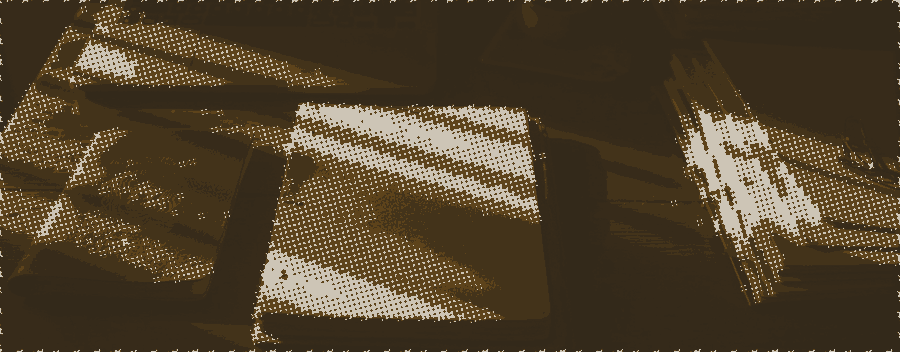
#> input picture assets/plates/pl-desk.png, 900 x 352 px, given in place of mira-top.png, which was not available
$ python mira_plate.py
#> lines starting #> are read from the running program, lines starting #| are printed output that depends on the picture; after the words box and inside, x2 and y2 are one past the last pixel; in counts of white or black regions, pixels touching at a corner belong together; pictures that were not available may be replaced by others from this repository, and a replacement may not be noted
#> in main, src is the input picture: PIL image 900x352 RGB; mean R, G, B 79.9, 65.6, 43.8
### tools/plate.py
#!/usr/bin/env python3
"""
引力坊技术年刊 · 双色调网点图版

把一张照片转成「印在这份文件里的图版」，而不是「贴在上面的照片」。
这个区别是本版能不能加图的关键：v6 之所以把 38 张图全删掉，
就是因为它们以照片的身份出现、与品牌的 Quiet technology 打架。
半色调网屏解决这件事——网点本身就是印刷品的证据。

用法：
    python3 tools/plate.py <源文件> <目标名> [--cell 5] [--out-width 1280]
    python3 tools/plate.py art-src/pl-draft.jpg draft --cell 5 --contact

输出：
    assets/plates/<目标名>.png       量化后的双色调网点图版
    .shots/<目标名>-zoom.png         --contact 时输出的 200% 放大自查图

三色约束（默认双色调）：只用文件本来的三种墨色，不引入第四种。
    纸 #FBFAF7 · 墨 #14161A · 黄铜 #6B4B1A
人像可用 --rich：网点结构保留，像素色跟原图（高光留肤色）；体积可能略超 60KB。

为什么导出 PNG 而不是有损 WebP：网点边缘必须锐利，
有损压缩会把点糊成连续调，图版就退回成照片了。
"""
import argparse
import math
import os
import sys

from PIL import Image, ImageDraw, ImageEnhance, ImageOps

ROOT = os.path.dirname(os.path.dirname(os.path.abspath(__file__)))
OUT_DIR = os.path.join(ROOT, "assets", "plates")
SHOT_DIR = os.path.join(ROOT, ".shots")

PAPER = (251, 250, 247)
INK = (20, 22, 26)
BRASS = (107, 75, 26)


def lut(points):
    table, pts = [], sorted(points)
    for i in range(256):
        for j in range(len(pts) - 1):
            x0, y0 = pts[j]
            x1, y1 = pts[j + 1]
            if x0 <= i <= x1:
                t = 0 if x1 == x0 else (i - x0) / (x1 - x0)
                table.append(int(max(0, min(255, y0 + (y1 - y0) * t))))
                break
        else:
            table.append(i)
    return table


def press_lut(gray):
    """按每张图的实际分位做电平映射，而不是 autocontrast。

    实测：这批物证照片是高调的（p5=170 / 中位 184 / p95=240），
    整张挤在亮部三分之一。autocontrast(cutoff=1) 会把 170 拉到 16，
    浅灰台面直接变成近黑实地，中间调整个丢失——网点就没有层次可打了。

    半色调要的恰恰是中间调：点的大小由灰度驱动，输入全挤在两端
    就只剩"全白"和"全黑"两种点。所以这里把源图的 p2–p98 映射到
    30–232（不铺满 0–255，留住纸的呼吸），再加一点 S 形加强对比。
    """
    d = sorted(gray.resize((240, max(1, 240 * gray.height // gray.width))).getdata())
    n = len(d)
    lo, hi = d[int(n * 0.02)], d[int(n * 0.98)]
    if hi - lo < 24:
        lo, hi = max(0, lo - 12), min(255, hi + 12)
    mid = (lo + hi) / 2
    # 输出抬到 58–246：压在骨白纸上的图版不能太重，否则像三块黑砖，
    # 也会让网点覆盖率过高、PNG 体积上去。
    return lut([(0, 58), (lo, 58), (mid, 150), (hi, 246), (255, 246)])


def halftone(gray, cell, angle=15):
    """真半色调网屏：按旋转网格取样，每格画一个半径正比于暗度的点。

    网屏要旋转——正交网格会和像素栅格、以及页面上的水平规线共振，
    出现明显的摩尔纹。15° 是印刷上常用的角度之一。
    """
    w, h = gray.size
    # 旋转后仍要盖满画面，所以画布放大到对角线
    diag = int(math.hypot(w, h)) + cell * 4
    big = Image.new("L", (diag, diag), 255)
    big.paste(gray.rotate(-angle, expand=True, fillcolor=255),
              ((diag - gray.rotate(-angle, expand=True).width) // 2,
               (diag - gray.rotate(-angle, expand=True).height) // 2))

    dots = Image.new("L", (diag, diag), 255)
    d = ImageDraw.Draw(dots)
    px = big.load()
    rmax = cell * 0.72          # 略大于半格，最暗处点会相接成实地
    for gy in range(0, diag, cell):
        for gx in range(0, diag, cell):
            # 用格子中心的亮度定点大小
            v = px[min(gx + cell // 2, diag - 1), min(gy + cell // 2, diag - 1)]
            r = (1 - v / 255.0) ** 0.62 * rmax
            if r < 0.35:
                continue
            cx, cy = gx + cell / 2, gy + cell / 2
            d.ellipse([cx - r, cy - r, cx + r, cy + r], fill=0)

    dots = dots.rotate(angle, resample=Image.BICUBIC, fillcolor=255)
    ox, oy = (diag - w) // 2, (diag - h) // 2
    return dots.crop((ox, oy, ox + w, oy + h))


# [117 lines left out: functions duotone, rich_tone, main, not called in this run]


# [2 lines that do not run on import are left out]

### tools/mira_plate.py
#!/usr/bin/env python3
"""Mira 肖像：美颜 + 立体明暗 → 富色网点图版。

相对通用 --rich：先磨皮/颧骨高光/右颊阴影，再按原图明暗
（左亮右暗，Δ≈123）打网点，亮部留肤色、暗部沉下去。
"""
import math
import os
import sys

from PIL import Image, ImageChops, ImageDraw, ImageEnhance, ImageFilter

ROOT = os.path.dirname(os.path.dirname(os.path.abspath(__file__)))
sys.path.insert(0, os.path.join(ROOT, "tools"))
import plate as P  # noqa: E402

SRC = os.path.join(ROOT, "art-src", "team", "mira-top.png")
BEAUTY = os.path.join(ROOT, "art-src", "team", "mira-beauty.png")
OUT = os.path.join(ROOT, "assets", "plates", "pl-mira.png")


def beauty_sculpt(src: Image.Image) -> Image.Image:
    w, h = src.size
#> w = 900; h = 352
    blur = src.filter(ImageFilter.GaussianBlur(1.8))
    edges = (
        src.convert("L")
        .filter(ImageFilter.FIND_EDGES)
        .point(lambda v: min(255, v * 3))
        .filter(ImageFilter.GaussianBlur(1.0))
    )
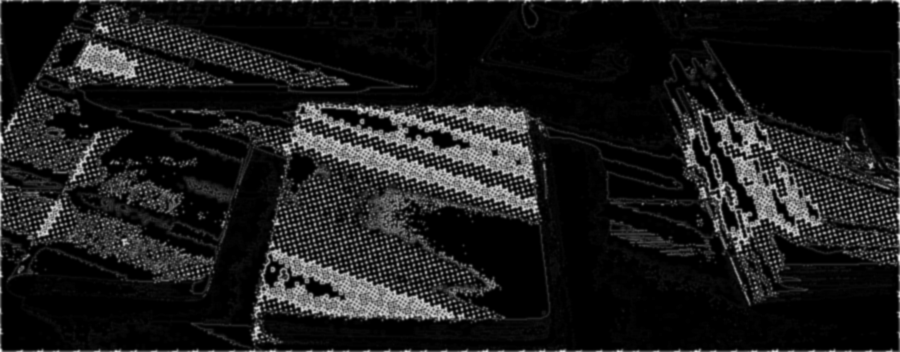
#> edges: PIL image 900x352 L; min 0, max 253, mean 27
    ep, sp, bp = edges.load(), src.load(), blur.load()
    beauty = Image.new("RGB", (w, h))
#> beauty: PIL image 900x352 RGB; every value is 0
    op = beauty.load()
    for y in range(h):
        for x in range(w):
            r, g, b = sp[x, y]
            e = ep[x, y] / 255.0
            skin = r > 90 and g > 60 and r >= g >= b * 0.85 and (r - b) > 15 and r < 245
            t = (0.40 if skin else 0.0) * (1 - min(1.0, e * 1.5))
            br, bg, bb = bp[x, y]
            op[x, y] = (
                int(r + (br - r) * t),
                int(g + (bg - g) * t),
                int(b + (bb - b) * t),
            )
    beauty = ImageChops.blend(
        beauty, beauty.filter(ImageFilter.UnsharpMask(3.2, 100, 4)), 0.35
    )

    face = Image.new("L", (w, h), 0)
#> face: PIL image 900x352 L; every value is 0
    ImageDraw.Draw(face).ellipse(
        [int(w * 0.30), int(h * 0.10), int(w * 0.70), int(h * 0.58)], fill=255
    )
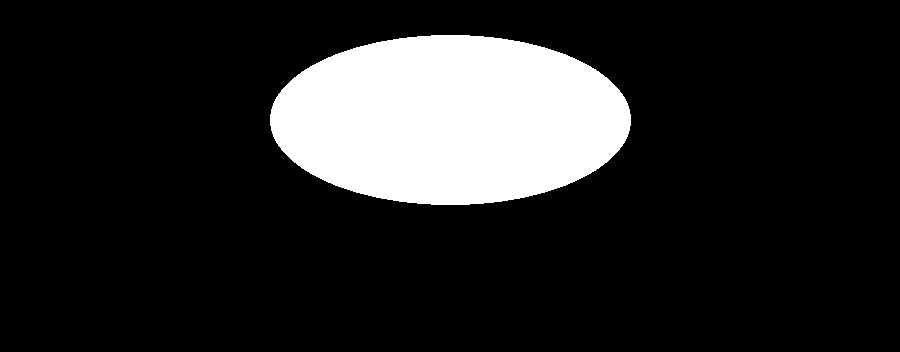
#> face: PIL image 900x352 L; 15.2% white; 1 white region, box (x1, y1, x2, y2) and area: (270, 35, 631, 205) 48170
    face = face.filter(ImageFilter.GaussianBlur(30))
    mp, sp2 = face.load(), beauty.load()
    out = Image.new("RGB", (w, h))
    outp = out.load()
    cx, cy = w * 0.48, h * 0.36
#> cx = 432; cy = 126.7
    for y in range(h):
        for x in range(w):
            r, g, b = sp2[x, y]
            m = mp[x, y] / 255.0
            if m > 0.02:
                dx = (x - cx) / (w * 0.22)
                lum = (0.2126 * r + 0.7152 * g + 0.0722 * b) / 255
                amt = (-dx * 0.11 + (lum - 0.48) * 0.20) * m
                if amt >= 0:
                    amt *= 0.55
                    r = int(r + (240 - r) * amt)
                    g = int(g + (230 - g) * amt)
                    b = int(b + (215 - b) * amt)
                else:
                    r = int(r * (1 + amt))
                    g = int(g * (1 + amt))
                    b = int(b * (1 + amt))
                d1 = math.hypot(x - w * 0.39, y - h * 0.39) / (w * 0.08)
                if d1 < 1.1:
                    gl = (1 - d1 / 1.1) ** 2 * 0.06 * m
                    r = int(r + (235 - r) * gl)
                    g = int(g + (220 - g) * gl)
                    b = int(b + (205 - b) * gl)
                d2 = math.hypot(x - w * 0.60, y - h * 0.43) / (w * 0.10)
                if d2 < 1.05:
                    sh = (1 - d2 / 1.05) ** 2 * 0.15 * m
                    r = int(r * (1 - sh))
                    g = int(g * (1 - sh * 0.95))
                    b = int(b * (1 - sh * 0.9))
                if abs(x - w * 0.485) < w * 0.015 and h * 0.33 < y < h * 0.47:
                    ny = max(0, 1 - abs((y - h * 0.40) / (h * 0.07)))
                    g2 = ny * ny * 0.05 * m
                    r = int(r + (240 - r) * g2)
                    g = int(g + (228 - g) * g2)
                    b = int(b + (212 - b) * g2)
                if h * 0.50 < y < h * 0.60 and w * 0.35 < x < w * 0.68:
                    jaw = ((y - h * 0.50) / (h * 0.10)) * 0.06 * m
                    r = int(r * (1 - jaw))
                    g = int(g * (1 - jaw))
                    b = int(b * (1 - jaw))
            outp[x, y] = (
                max(0, min(255, r)),
                max(0, min(255, g)),
                max(0, min(255, b)),
            )
    out = ImageEnhance.Contrast(out).enhance(1.05)
    out = ImageEnhance.Color(out).enhance(1.05)
    out = ImageEnhance.Sharpness(out).enhance(1.1)
    return out


def to_plate(sculpt: Image.Image, width=560, cell=3, colors=12) -> Image.Image:
#> called with width = 560, cell = 3, colors = 12
    im = sculpt.resize((width, round(width * sculpt.height / sculpt.width)), Image.LANCZOS)
    im = ImageEnhance.Color(im).enhance(1.03)
    im = ImageEnhance.Contrast(im).enhance(1.06)

    def soft(p):
        return 208 + int((p - 225) * 0.25) if p > 225 else p

    im = Image.merge("RGB", [c.point(soft) for c in im.split()])
    g0 = im.convert("L")
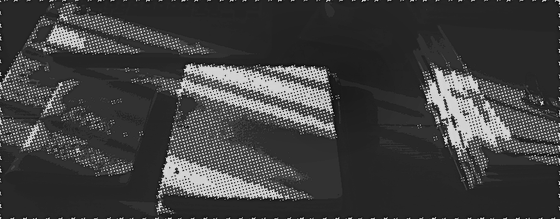
#> g0: PIL image 560x219 L; min 1, max 221, mean 63.5
    gray = g0.point(P.press_lut(g0))
#> in press_lut, `d = sorted(gray.resize((240, max(1, 240 * gray.height // gray.width)))..`: d = 22320 items
#> in press_lut, `n = len(d)`: n = 22320
#> in press_lut, `lo, hi = d[int(n * 0.02)], d[int(n * 0.98)]`: lo = 31; hi = 194
#> in press_lut, `mid = (lo + hi) / 2`: mid = 112.5
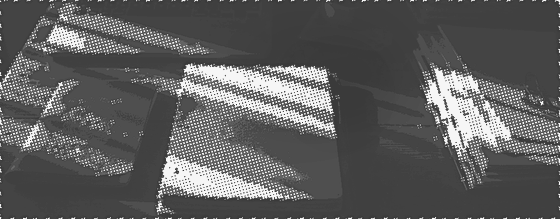
#> gray: PIL image 560x219 L; min 58, max 246, mean 93.5
    dots = P.halftone(gray, cell, 15)
#> in halftone, `big = Image.new("L", (diag, diag), 255)`: big: PIL image 613x613 L; every value is 255
#> in halftone, `big.paste(gray.rotate(-angle, expand=True, fillcolor=255), ((diag - gr..`:
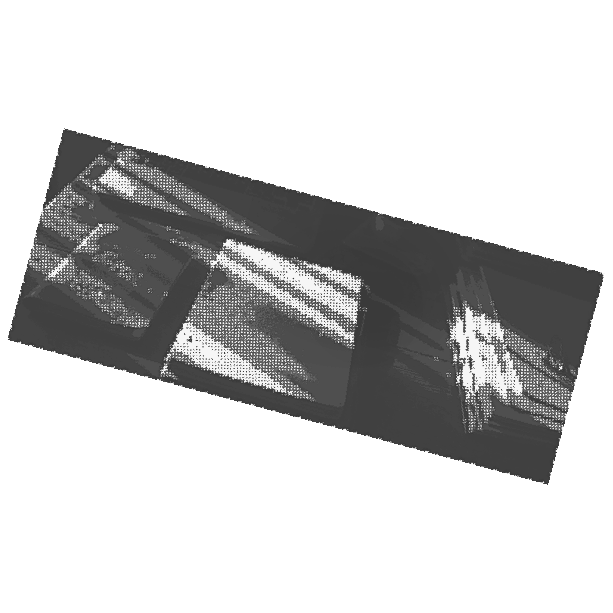
#> big: PIL image 613x613 L; min 58, max 255, mean 202.3
#> in halftone, `dots = dots.rotate(angle, resample=Image.BICUBIC, fillcolor=255)`:
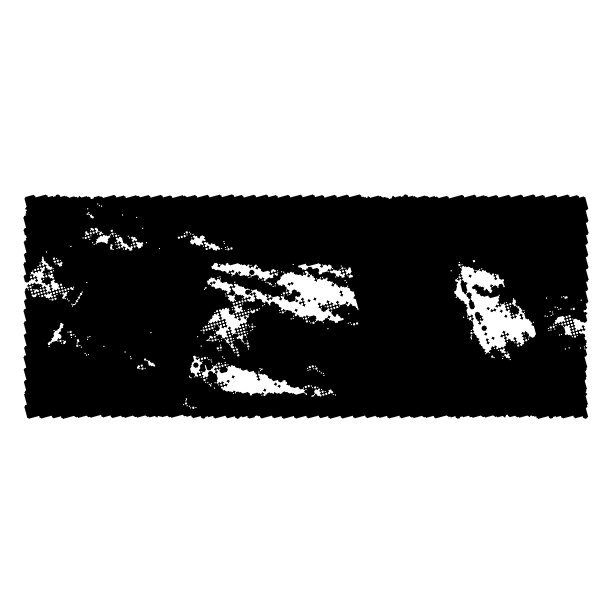
#> dots: PIL image 613x613 L; min 0, max 255, mean 178.3
    rgb, dp, gp, graw = im.load(), dots.load(), gray.load(), g0.load()
    out = Image.new("RGB", im.size, P.PAPER)
#> out: PIL image 560x219 RGB
    op = out.load()
    for y in range(im.height):
        for x in range(im.width):
            cov = 1 - dp[x, y] / 255.0
            r0, g0c, b0 = rgb[x, y]
            raw = graw[x, y] / 255.0
            delta = (
                abs(r0 - P.PAPER[0]) + abs(g0c - P.PAPER[1]) + abs(b0 - P.PAPER[2])
            ) / 765.0
            if raw >= 0.68:
                a = min(0.58, max(cov * 0.75, 0.42 + delta * 0.12))
            elif raw <= 0.40:
                a = min(0.88, max(cov * 1.05, 0.45 + delta * 0.7))
            else:
                a = min(1.0, max(cov, delta * 0.55) + cov * 0.2)
            if a < 0.03:
                continue
            t = gp[x, y] / 255.0
            r, g, b = r0, g0c, b0
            ink_w = max(0.0, min(1.0, (0.36 - t) / 0.36)) * (
                0.18 if raw > 0.45 else 0.22
            )
            r = int(r + (P.INK[0] - r) * ink_w)
            g = int(g + (P.INK[1] - g) * ink_w)
            b = int(b + (P.INK[2] - b) * ink_w)
            brass_w = max(0.0, (1 - abs(t - 0.52) * 2)) * 0.03
            r = int(r + (P.BRASS[0] - r) * brass_w)
            g = int(g + (P.BRASS[1] - g) * brass_w)
            b = int(b + (P.BRASS[2] - b) * brass_w)
            op[x, y] = (
                int(P.PAPER[0] + (r - P.PAPER[0]) * a),
                int(P.PAPER[1] + (g - P.PAPER[1]) * a),
                int(P.PAPER[2] + (b - P.PAPER[2]) * a),
            )
    return out.quantize(colors=colors, method=Image.MEDIANCUT).convert("P")
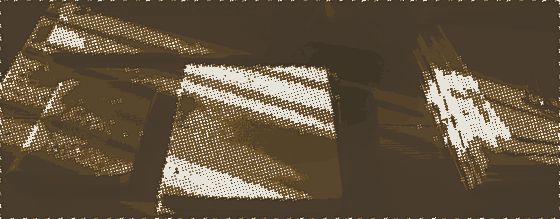
#> returned value: PIL image 560x219 P; mean R, G, B 98.6, 83.7, 63.5


def main():
    src = Image.open(SRC).convert("RGB")
    sculpt = beauty_sculpt(src)
    sculpt.save(BEAUTY, optimize=True)
    pl = to_plate(sculpt)
    pl.save(OUT, "PNG", optimize=True)
    kb = os.path.getsize(OUT) / 1024
    rgb = pl.convert("RGB")
    def L(fx, fy):
#> (the run stopped early here; a loop or call above may not have finished)

$ run again, on assets/plates/pl-draft.png
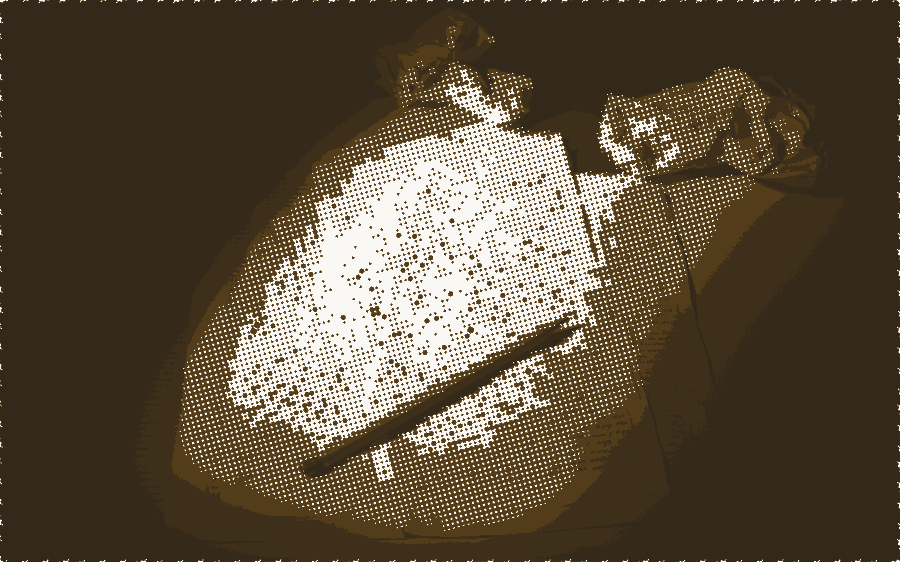
#> input picture assets/plates/pl-draft.png, 900 x 562 px, given in place of mira-top.png, which was not available
#> in main, src is the input picture: PIL image 900x562 RGB; mean R, G, B 91.1, 79.1, 60.5
#> in beauty_sculpt, `ImageDraw.Draw(face).ellipse( [int(w * 0.30), int(h * 0.10), int(w * 0..`:
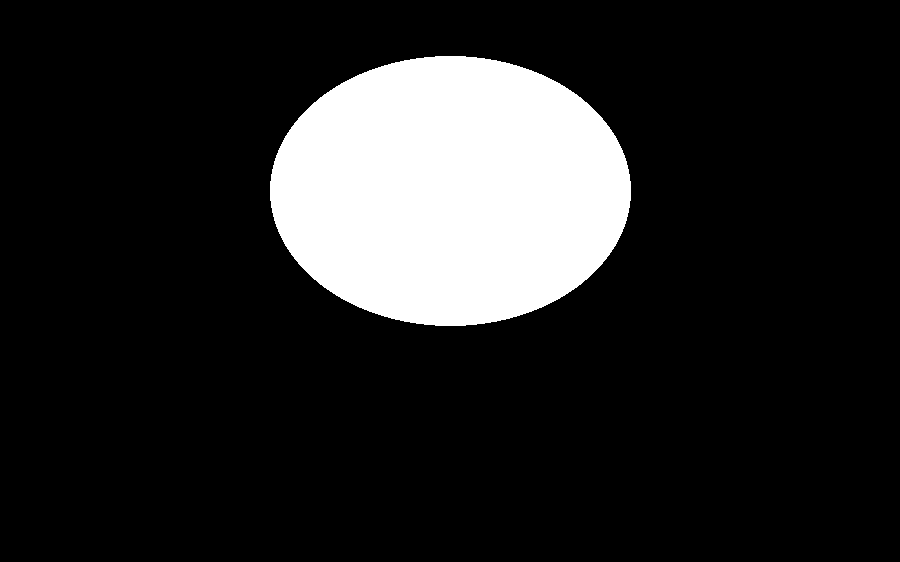
#> face: PIL image 900x562 L; 15.1% white; 1 white region, box (x1, y1, x2, y2) and area: (270, 56, 631, 326) 76498
#> d = 36000 items
#> n = 36000
#> lo = 33; hi = 215
#> mid = 124
#> in to_plate, `return out.quantize(colors=colors, method=Image.MEDIANCUT).convert("P")`:
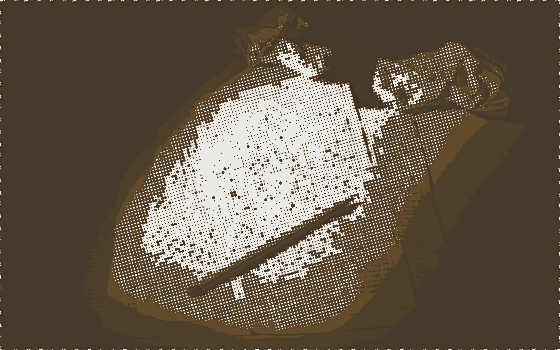
#> returned value: PIL image 560x350 P; mean R, G, B 101.9, 90.7, 74.5
#| pl-mira 560x350  27KB  cheek Δ=155 (目标≈123)

$ run again, on assets/plates/pl-envelopes.png
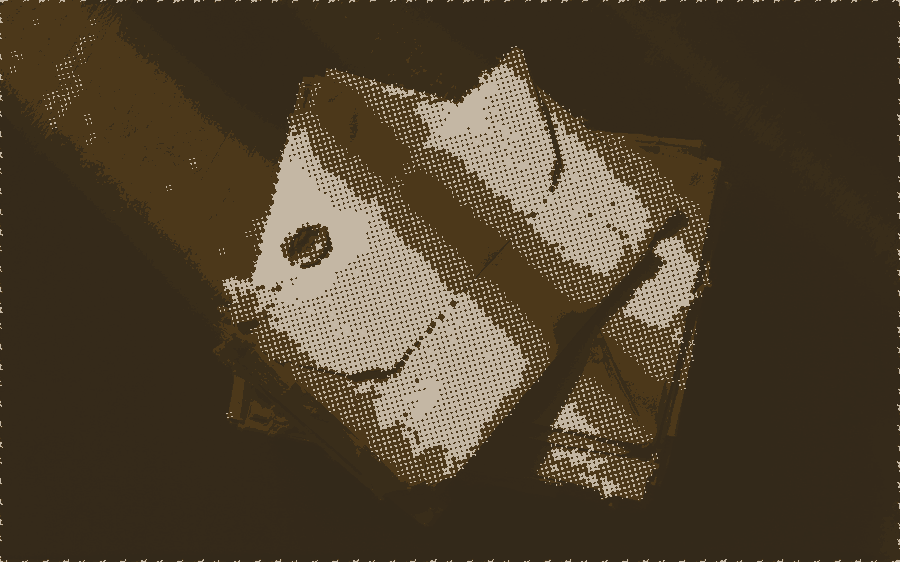
#> input picture assets/plates/pl-envelopes.png, 900 x 562 px, given in place of mira-top.png, which was not available
#> in main, src is the input picture: PIL image 900x562 RGB; mean R, G, B 78, 64.8, 45.3
#> in beauty_sculpt, `ImageDraw.Draw(face).ellipse( [int(w * 0.30), int(h * 0.10), int(w * 0..`:
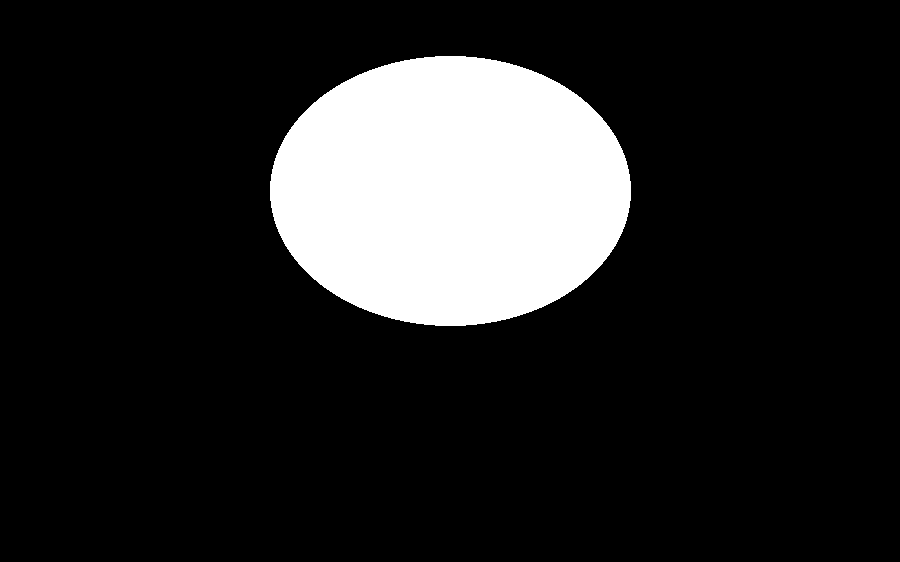
#> face: PIL image 900x562 L; 15.1% white; 1 white region, box (x1, y1, x2, y2) and area: (270, 56, 631, 326) 76498
#> d = 36000 items
#> n = 36000
#> lo = 35; hi = 191
#> mid = 113
#> in to_plate, `return out.quantize(colors=colors, method=Image.MEDIANCUT).convert("P")`:
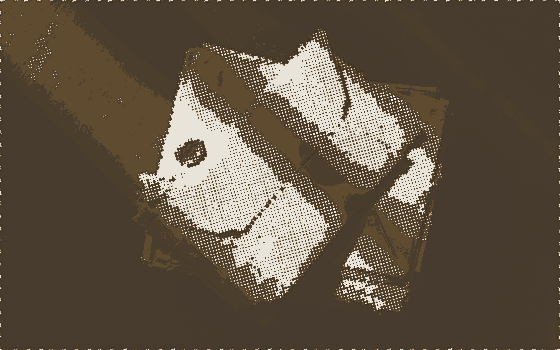
#> returned value: PIL image 560x350 P; mean R, G, B 97, 84.3, 68.1
#| pl-mira 560x350  35KB  cheek Δ=166 (目标≈123)
